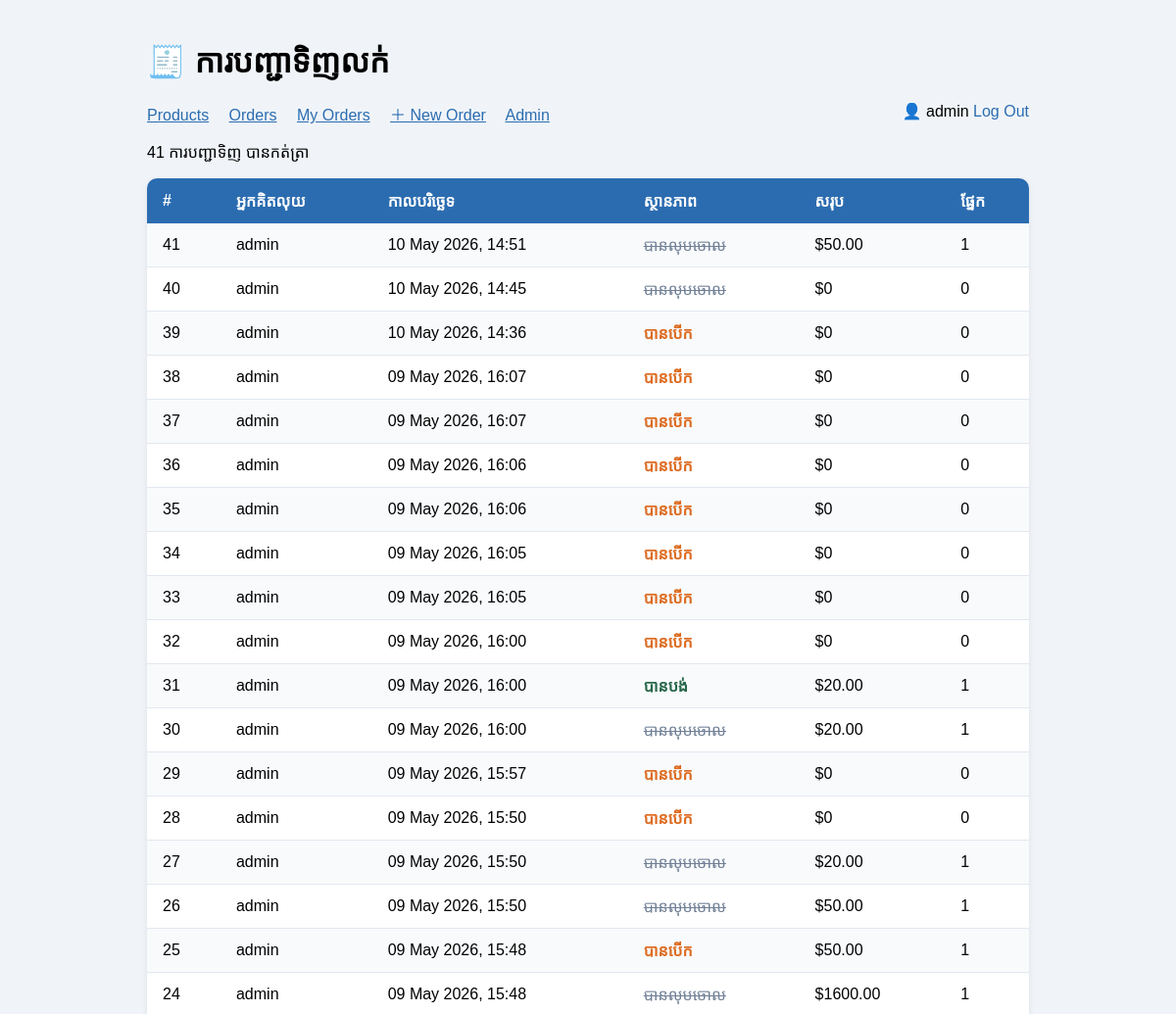
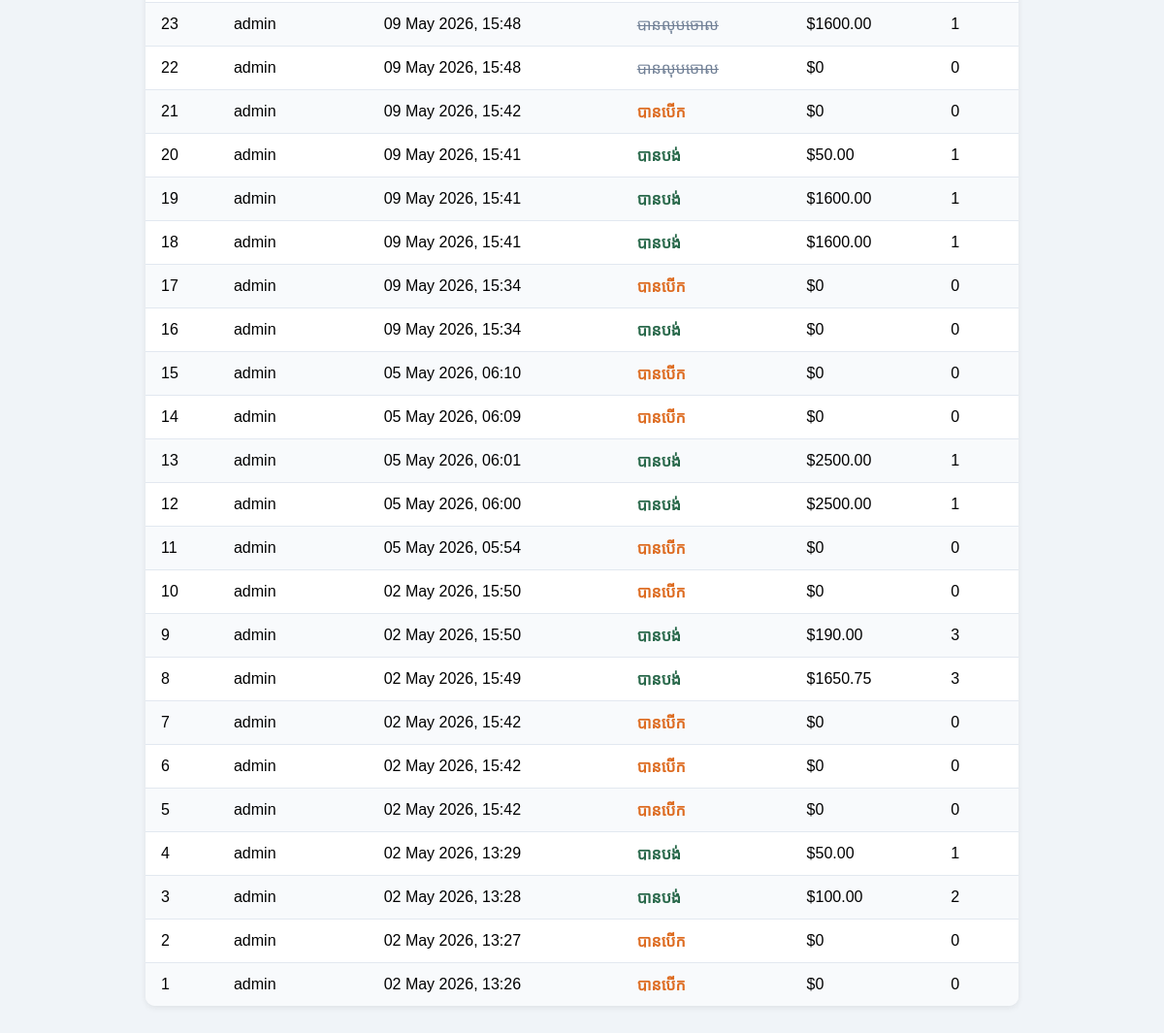
Page /sales/orders/ (signed in) on the committed database (2 pictures, top to bottom).
### sales/models.py (models this page shows, shortened)
class Order(models.Model):
    STATUS_CHOICES = [
        ('open',       'បានបើក'),
        ('paid',       'បានបង់'),
        ('refunded',   'បានសង'),
        ('cancelled',  'បានលុបចោល'),
    ]
    cashier    = models.ForeignKey(User,on_delete=models.SET_NULL,null=True,related_name='orders',
                 )           # ឈ្មោះ ឬ ID បុគ្គលិក
    status     = models.CharField(max_length=20, choices=STATUS_CHOICES, default='open')
    created_at = models.DateTimeField(auto_now_add=True)    # កំណត់ពេលបង្កើតការបញ្ជាទិញ
    notes      = models.TextField(blank=True)
    @property
    def total(self):
        return sum(item.subtotal for item in self.items.all())
    class Meta:
        ordering = ['-created_at']

class OrderItem(models.Model):
    order      = models.ForeignKey(Order, on_delete=models.CASCADE, related_name='items')
    product    = models.ForeignKey(Product, on_delete=models.PROTECT)   # PROTECT ការពារការលុបផលិតផលដែលមានការលក់
    quantity   = models.PositiveIntegerField(default=1)
    unit_price = models.DecimalField(max_digits=8, decimal_places=2)    # តម្លៃនៅពេលលក់
    @property
    def subtotal(self):
        return self.unit_price * self.quantity

### sales/views.py (the view)
# urls.py: path('orders/',                views.order_list,     name='order_list'),
@login_required
def order_list(request):
    orders = Order.objects.all()
    return render(request, 'sales/order_list.html', {'orders': orders})

### sales/templates/sales/order_list.html (shortened to what this page needs)
<!doctype html>
<html lang="km">
  <head>
  </head>
  <body>
    <h1>🧾 ការបញ្ជាទិញលក់</h1>
    <nav>
      <a href="/sales/products/">Products</a>
      <a href="/sales/orders/">Orders</a>
      <a href="/sales/orders/mine/">My Orders</a>
      <a href="/sales/orders/new/">＋ New Order</a>
      <a href="/admin/">Admin</a>
      <span style="float: right">
        👤 {{ request.user.username }}
        <form method="post" action="/accounts/logout/" style="display: inline">
          <button
            type="submit"
            style="
              background: none;
              border: none;
              color: #2b6cb0;
              cursor: pointer;
              padding: 0;
              font-size: 1em;
            "
          >
            Log Out
          </button>
        </form>
      </span>
    </nav>
    <p>{{ orders|length }} ការបញ្ជាទិញ បានកត់ត្រា</p>
      <table>
        <thead>
          <tr>
            <th>#</th>
            <th>អ្នកគិតលុយ</th>
            <th>កាលបរិច្ឆេទ</th>
            <th>ស្ថានភាព</th>
            <th>សរុប</th>
            <th>ផ្នែក</th>
          </tr>
        </thead>
        <tbody>
          {% for order in orders %}
          <tr>
            <td>{{ order.pk }}</td>
            <td>{{ order.cashier }}</td>
            <td>{{ order.created_at|date:"d M Y, H:i" }}</td>
            <td>
              <span class="{{ order.status }}"
                >{{ order.get_status_display }}</span
              >
            </td>
            <td>${{ order.total }}</td>
            <td>{{ order.items.count }}</td>
          </tr>
          {% empty %}
          <tr>
            <td colspan="6" style="text-align: center; color: #888">
              មិនទាន់មានការបញ្ជាទិញ។
            </td>
          </tr>
          {% endfor %}
        </tbody>
      </table>
  </body>
</html>

### sales/templates/sales/order_list.html (style rules this page uses)
body { font-family: Arial, sans-serif; max-width: 900px; margin: 40px auto; padding: 0 20px; background: #f0f4f8; }
table { width: 100%; border-collapse: collapse; background: white; border-radius: 10px; overflow: hidden; box-shadow: 0 2px 6px rgba(0, 0, 0, 0.08); }
th { background: #2b6cb0; color: white; padding: 12px 16px; text-align: left; }
td { padding: 11px 16px; border-bottom: 1px solid #e2e8f0; }
tr:last-child td { border-bottom: none; }
.paid { color: #276749; font-weight: bold; }
.open { color: #dd6b20; font-weight: bold; }
.cancelled { color: #718096; text-decoration: line-through; }
tbody tr:nth-child(odd) { background: #f8fafc; }
nav a { margin-right: 16px; color: #2b6cb0; }

### rows in the picture
Order: pk "41", cashier "admin", created_at "10 May 2026, 14:51", status "បានលុបចោល", total "50.00", items.count "1"
Order: pk "40", cashier "admin", created_at "10 May 2026, 14:45", status "បានលុបចោល", total "0", items.count "0"
Order: pk "39", cashier "admin", created_at "10 May 2026, 14:36", status "បានបើក", total "0", items.count "0"
Order: pk "38", cashier "admin", created_at "09 May 2026, 16:07", status "បានបើក", total "0", items.count "0"
Order: pk "37", cashier "admin", created_at "09 May 2026, 16:07", status "បានបើក", total "0", items.count "0"
Order: pk "36", cashier "admin", created_at "09 May 2026, 16:06", status "បានបើក", total "0", items.count "0"
Order: pk "35", cashier "admin", created_at "09 May 2026, 16:06", status "បានបើក", total "0", items.count "0"
Order: pk "34", cashier "admin", created_at "09 May 2026, 16:05", status "បានបើក", total "0", items.count "0"
Order: pk "33", cashier "admin", created_at "09 May 2026, 16:05", status "បានបើក", total "0", items.count "0"
Order: pk "32", cashier "admin", created_at "09 May 2026, 16:00", status "បានបើក", total "0", items.count "0"
Order: pk "31", cashier "admin", created_at "09 May 2026, 16:00", status "បានបង់", total "20.00", items.count "1"
Order: pk "30", cashier "admin", created_at "09 May 2026, 16:00", status "បានលុបចោល", total "20.00", items.count "1"
Order: pk "29", cashier "admin", created_at "09 May 2026, 15:57", status "បានបើក", total "0", items.count "0"
Order: pk "28", cashier "admin", created_at "09 May 2026, 15:50", status "បានបើក", total "0", items.count "0"
Order: pk "27", cashier "admin", created_at "09 May 2026, 15:50", status "បានលុបចោល", total "20.00", items.count "1"
Order: pk "26", cashier "admin", created_at "09 May 2026, 15:50", status "បានលុបចោល", total "50.00", items.count "1"
Order: pk "25", cashier "admin", created_at "09 May 2026, 15:48", status "បានបើក", total "50.00", items.count "1"
Order: pk "24", cashier "admin", created_at "09 May 2026, 15:48", status "បានលុបចោល", total "1600.00", items.count "1"
Order: pk "23", cashier "admin", created_at "09 May 2026, 15:48", status "បានលុបចោល", total "1600.00", items.count "1"
Order: pk "22", cashier "admin", created_at "09 May 2026, 15:48", status "បានលុបចោល", total "0", items.count "0"
Order: pk "21", cashier "admin", created_at "09 May 2026, 15:42", status "បានបើក", total "0", items.count "0"
Order: pk "20", cashier "admin", created_at "09 May 2026, 15:41", status "បានបង់", total "50.00", items.count "1"
Order: pk "19", cashier "admin", created_at "09 May 2026, 15:41", status "បានបង់", total "1600.00", items.count "1"
Order: pk "18", cashier "admin", created_at "09 May 2026, 15:41", status "បានបង់", total "1600.00", items.count "1"
Order: pk "17", cashier "admin", created_at "09 May 2026, 15:34", status "បានបើក", total "0", items.count "0"
Order: pk "16", cashier "admin", created_at "09 May 2026, 15:34", status "បានបង់", total "0", items.count "0"
Order: pk "15", cashier "admin", created_at "05 May 2026, 06:10", status "បានបើក", total "0", items.count "0"
Order: pk "14", cashier "admin", created_at "05 May 2026, 06:09", status "បានបើក", total "0", items.count "0"
Order: pk "13", cashier "admin", created_at "05 May 2026, 06:01", status "បានបង់", total "2500.00", items.count "1"
Order: pk "12", cashier "admin", created_at "05 May 2026, 06:00", status "បានបង់", total "2500.00", items.count "1"
Order: pk "11", cashier "admin", created_at "05 May 2026, 05:54", status "បានបើក", total "0", items.count "0"
Order: pk "10", cashier "admin", created_at "02 May 2026, 15:50", status "បានបើក", total "0", items.count "0"
Order: pk "9", cashier "admin", created_at "02 May 2026, 15:50", status "បានបង់", total "190.00", items.count "3"
Order: pk "8", cashier "admin", created_at "02 May 2026, 15:49", status "បានបង់", total "1650.75", items.count "3"
Order: pk "7", cashier "admin", created_at "02 May 2026, 15:42", status "បានបើក", total "0", items.count "0"
Order: pk "6", cashier "admin", created_at "02 May 2026, 15:42", status "បានបើក", total "0", items.count "0"
Order: pk "5", cashier "admin", created_at "02 May 2026, 15:42", status "បានបើក", total "0", items.count "0"
Order: pk "4", cashier "admin", created_at "02 May 2026, 13:29", status "បានបង់", total "50.00", items.count "1"
Order: pk "3", cashier "admin", created_at "02 May 2026, 13:28", status "បានបង់", total "100.00", items.count "2"
Order: pk "2", cashier "admin", created_at "02 May 2026, 13:27", status "បានបើក", total "0", items.count "0"
Order: pk "1", cashier "admin", created_at "02 May 2026, 13:26", status "បានបើក", total "0", items.count "0"

### other values in the picture
{{ request.user.username }} "admin"
{{ orders|length }} "41"
